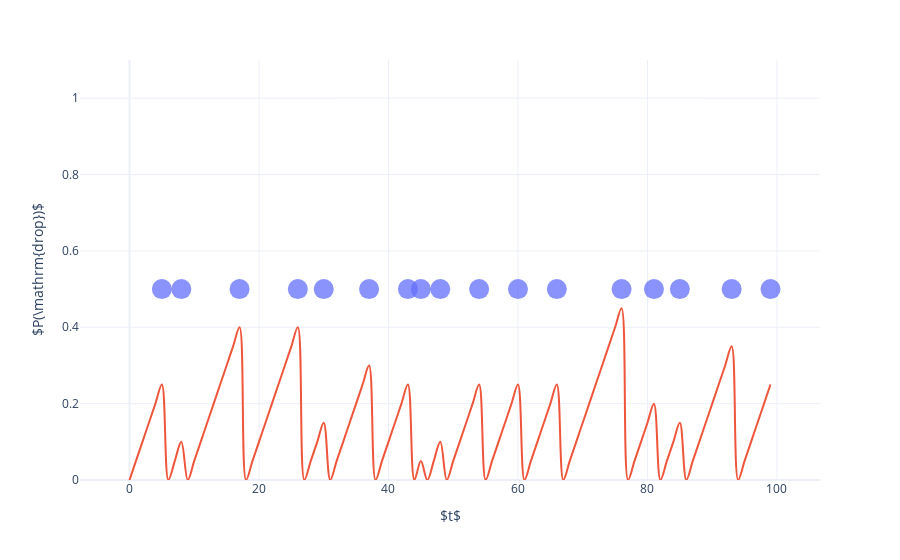

Notebook code cell kept with this figure:
### Markdown cell above
#### Intermezzo: Antibunching

While this report focuses on photon bunching, the opposite also occurs in, for example, single photon sources {% cite Krottenmüller_2013 %}. Now that I have discussed a framework with which to explain photon bunching, I thought it would be remiss to leave out an explanation for antibunching. 

As one would expect, in antibunching the opposite of bunching happens: detecting a raindrop would mean that, at least for the next period of time, the chance of a raindrop falling becomes smaller. A good allegory for this is a dripping faucet. A small flow of water exits the faucet and, due to surface tension, pools up in a small droplet at the end. As the droplet gets bigger, the chance of it falling increases, but once it drips down it takes all water with it and the process starts anew.

### Code cell
#hide_input
def anti_drops(T):
    global rand
    
    p_slope=0.05
    
    p_rnd = np.zeros(T)
    
    p_rnd[0]=0
    for i in range(0,T-1):
        #print(rand[i])
        if rand[i]<p_rnd[i]:
           p_rnd[i+1] = 0
        else:
            p_rnd[i+1] = p_rnd[i] + p_slope
            #print(p_rnd)
    return p_rnd

anti = anti_drops(T)
plot_single(anti)

### Figure 1 — Plotly figure (JSON) as saved in the notebook; plotly's stock layout.template omitted (floating-point values rounded to 4 significant figures)
{"data": [{"hovertemplate": "<b>drop</b><br>Time: %{x}<extra></extra>", "legendgroup": "0", "marker": {"color": "#636efa", "opacity": 0.75, "size": 20, "symbol": "circle"}, "mode": "markers", "name": "0", "orientation": "v", "showlegend": true, "type": "scatter", "x": [0, 1, 2, 3, 4, 5, 6, 7, 8, 9, 10, 11, 12, 13, 14, 15, 16, 17, 18, 19, 20, 21, 22, 23, 24, 25, 26, 27, 28, 29, 30, 31, 32, 33, 34, 35, 36, 37, 38, 39, 40, 41, 42, 43, 44, 45, 46, 47, 48, 49, 50, 51, 52, 53, 54, 55, 56, 57, 58, 59, 60, 61, 62, 63, 64, 65, 66, 67, 68, 69, 70, 71, 72, 73, 74, 75, 76, 77, 78, 79, 80, 81, 82, 83, 84, 85, 86, 87, 88, 89, 90, 91, 92, 93, 94, 95, 96, 97, 98, 99], "xaxis": "x", "y": [-0.5, -0.5, -0.5, -0.5, -0.5, 0.5, -0.5, -0.5, 0.5, -0.5, -0.5, -0.5, -0.5, -0.5, -0.5, -0.5, -0.5, 0.5, -0.5, -0.5, -0.5, -0.5, -0.5, -0.5, -0.5, -0.5, 0.5, -0.5, -0.5, -0.5, 0.5, -0.5, -0.5, -0.5, -0.5, -0.5, -0.5, 0.5, -0.5, -0.5, -0.5, -0.5, -0.5, 0.5, -0.5, 0.5, -0.5, -0.5, 0.5, -0.5, -0.5, -0.5, -0.5, -0.5, 0.5, -0.5, -0.5, -0.5, -0.5, -0.5, 0.5, -0.5, -0.5, -0.5, -0.5, -0.5, 0.5, -0.5, -0.5, -0.5, -0.5, -0.5, -0.5, -0.5, -0.5, -0.5, 0.5, -0.5, -0.5, -0.5, -0.5, 0.5, -0.5, -0.5, -0.5, 0.5, -0.5, -0.5, -0.5, -0.5, -0.5, -0.5, -0.5, 0.5, -0.5, -0.5, -0.5, -0.5, -0.5, 0.5], "yaxis": "y"}, {"hovertemplate": "<b>P(drop)</b><br>Time: %{x}<br>Probability: %{y:.2f}<extra></extra>", "line": {"shape": "spline"}, "type": "scatter", "x": [0, 1, 2, 3, 4, 5, 6, 7, 8, 9, 10, 11, 12, 13, 14, 15, 16, 17, 18, 19, 20, 21, 22, 23, 24, 25, 26, 27, 28, 29, 30, 31, 32, 33, 34, 35, 36, 37, 38, 39, 40, 41, 42, 43, 44, 45, 46, 47, 48, 49, 50, 51, 52, 53, 54, 55, 56, 57, 58, 59, 60, 61, 62, 63, 64, 65, 66, 67, 68, 69, 70, 71, 72, 73, 74, 75, 76, 77, 78, 79, 80, 81, 82, 83, 84, 85, 86, 87, 88, 89, 90, 91, 92, 93, 94, 95, 96, 97, 98, 99], "y": [0, 0.05, 0.1, 0.15, 0.2, 0.25, 0, 0.05, 0.1, 0, 0.05, 0.1, 0.15, 0.2, 0.25, 0.3, 0.35, 0.4, 0, 0.05, 0.1, 0.15, 0.2, 0.25, 0.3, 0.35, 0.4, 0, 0.05, 0.1, 0.15, 0, 0.05, 0.1, 0.15, 0.2, 0.25, 0.3, 0, 0.05, 0.1, 0.15, 0.2, 0.25, 0, 0.05, 0, 0.05, 0.1, 0, 0.05, 0.1, 0.15, 0.2, 0.25, 0, 0.05, 0.1, 0.15, 0.2, 0.25, 0, 0.05, 0.1, 0.15, 0.2, 0.25, 0, 0.05, 0.1, 0.15, 0.2, 0.25, 0.3, 0.35, 0.4, 0.45, 0, 0.05, 0.1, 0.15, 0.2, 0, 0.05, 0.1, 0.15, 0, 0.05, 0.1, 0.15, 0.2, 0.25, 0.3, 0.35, 0, 0.05, 0.1, 0.15, 0.2, 0.25]}], "layout": {"hoverlabel": {"bgcolor": "white", "font": {"size": 14}}, "legend": {"title": {"text": "variable"}, "tracegroupgap": 0}, "margin": {"t": 60}, "showlegend": false, "xaxis": {"anchor": "y", "domain": [0, 1], "title": {"text": "$t$"}}, "yaxis": {"anchor": "x", "domain": [0, 1], "fixedrange": true, "range": [0, 1.1], "title": {"text": "$P(\\mathrm{drop})$"}}}}
